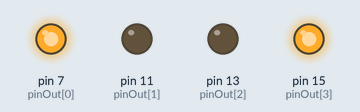
The program below on a simulated Raspberry Pi (header pin numbers), started with the argument 3. Shown: output pins drawn as LEDs (lit = HIGH).

Above: at 0.15 s.
At 31.68 s:
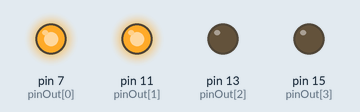
At 64.41 s:
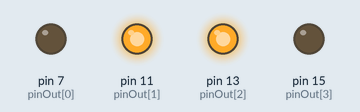
At 129.57 s:
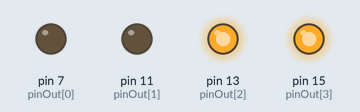
Timing chart, 0 to 129.9 s (numbered marks = the images above):
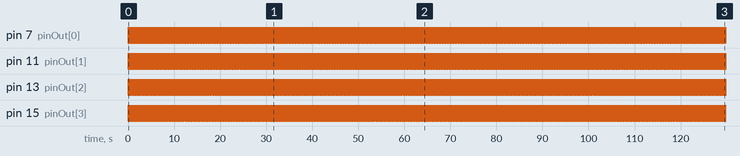

The program:

stepperSocket.py
```python
#for use with websocket webserver
import RPi.GPIO as GPIO
import time,sys

#setup
GPIO.setmode(GPIO.BOARD)
GPIO.setwarnings(False)
#gpio pins to control stepper motor
pinOut=[7,11,13,15]
for SPin in pinOut:
    GPIO.setup(SPin, GPIO.OUT)

def setStep(pin1,pin2,pin3,pin4):
    GPIO.output(pinOut[0],pin1)
    GPIO.output(pinOut[1],pin2)
    GPIO.output(pinOut[2],pin3)
    GPIO.output(pinOut[3],pin4)

Seq=[[1,0,0,1],[1,0,0,0],[1,1,0,0],[0,1,0,0],[0,1,1,0],[0,0,1,0],[0,0,1,1],[0,0,0,1]]

def clockWc(delay):
    while True:
        for j in Seq:
            setStep(j[0],j[1],j[2],j[3])
            time.sleep(delay)
    setStep(0,0,0,0)
def clockBc(delay):
    while True:
        for j in Seq:
            setStep(j[3],j[2],j[1],j[0])
            time.sleep(delay)
    setStep(0,0,0,0)
if __name__ == "__main__":
    delay=int(sys.argv[1])
    if delay<0:
        clockBc(-(50/delay)/1000.0)
    elif delay>0:
        clockWc((50/delay)/1000.0)
    else:
	#nothing
	print("nothing")
```

Measured:
- by itself, pin 7 (pinOut[0]), pin 11 (pinOut[1]), pin 13 (pinOut[2]), pin 15 (pinOut[3]): alternates HIGH for 0.05 s and LOW for 0.08 s
- by itself, everything shown: repeats every 1.2 s, in 4 steps
